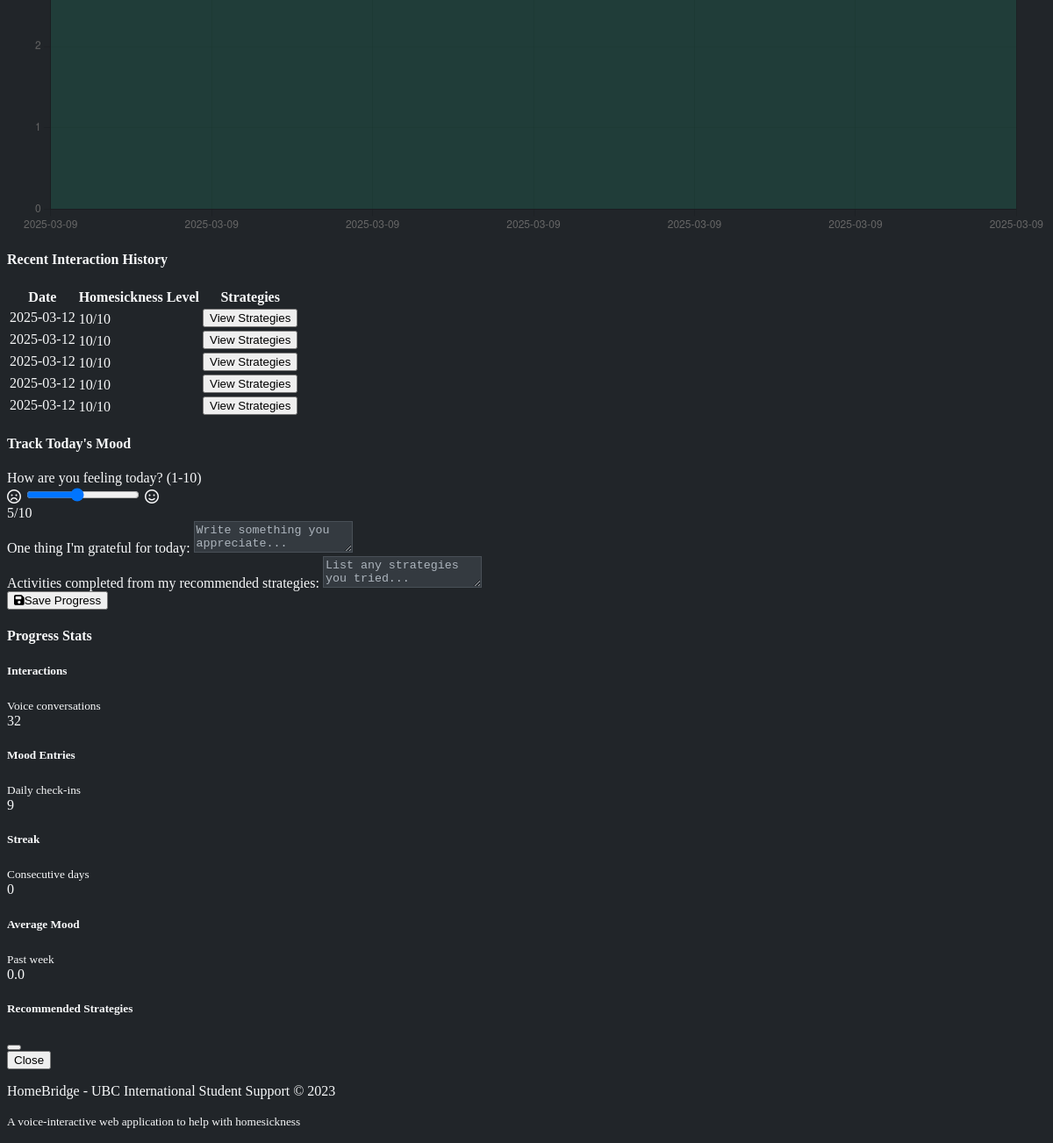
/progress (lower part), run on an earlier commit of the app's database.
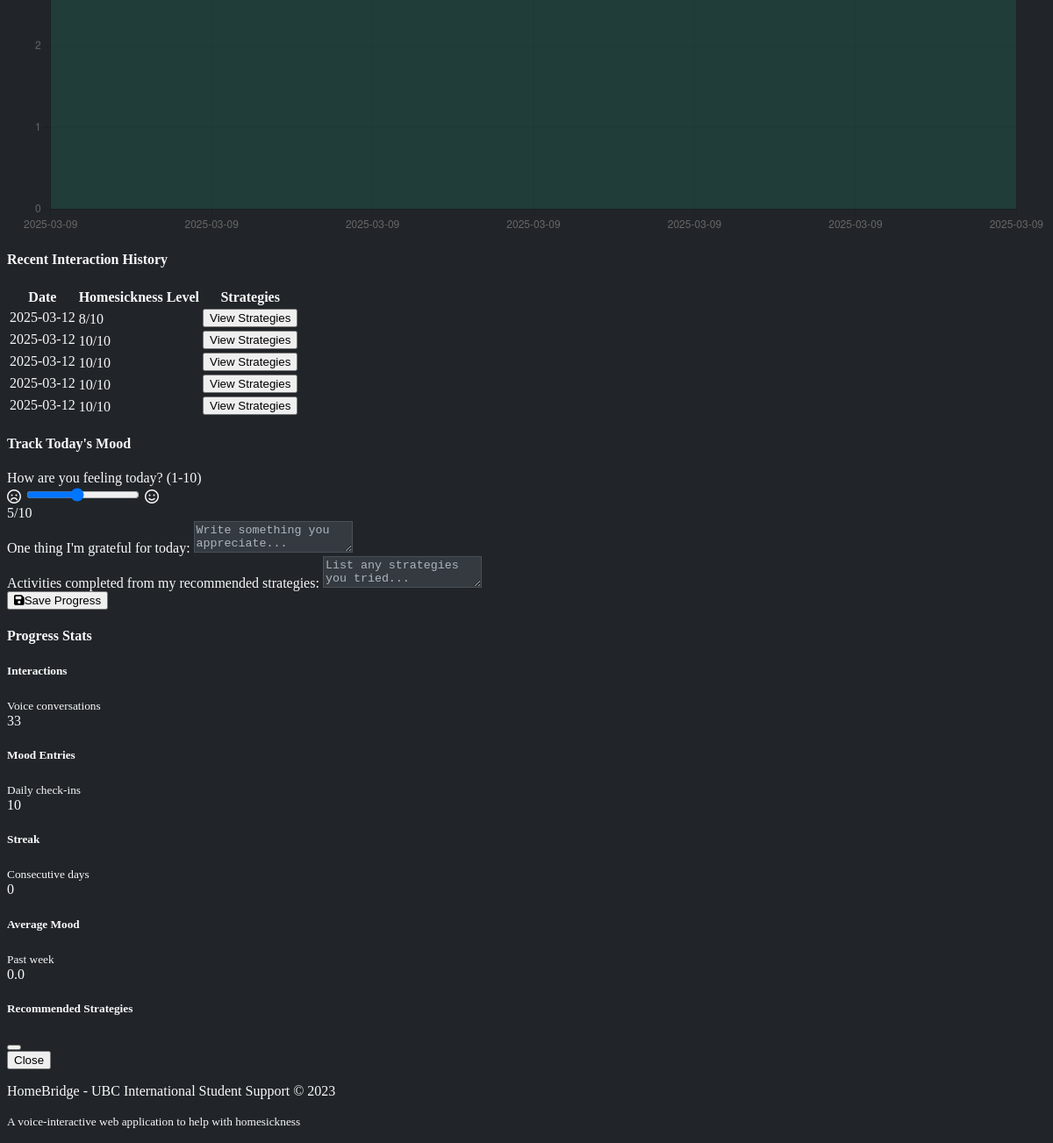
And on a later commit of the database.
### models.py (models this page shows)
class Interaction(db.Model):
    id = db.Column(db.Integer, primary_key=True)
    user_id = db.Column(db.Integer, db.ForeignKey('user.id'), nullable=False)
    transcript = db.Column(db.Text, nullable=False)
    sentiment_score = db.Column(db.Float)
    homesickness_level = db.Column(db.Integer)  # Scale 1-10
    recommended_strategies = db.Column(db.Text)
    timestamp = db.Column(db.DateTime, default=datetime.utcnow)

### routes.py (the view)
@app.route('/progress')
def progress():
    logs = ProgressLog.query.filter_by(user_id=DEMO_USER_ID).order_by(ProgressLog.timestamp.desc()).all()
    interactions = Interaction.query.filter_by(user_id=DEMO_USER_ID).order_by(Interaction.timestamp.desc()).all()
    dates = []
    mood_ratings = []
    homesickness_levels = []
    for log in logs:
        dates.append(log.timestamp.strftime('%Y-%m-%d'))
        mood_ratings.append(log.mood_rating)
    for interaction in interactions:
        if interaction.homesickness_level:
            dates.append(interaction.timestamp.strftime('%Y-%m-%d'))
            homesickness_levels.append(interaction.homesickness_level)
    return render_template('progress.html',
                           logs=logs,
                           interactions=interactions,
                           dates=json.dumps(dates),
                           mood_ratings=json.dumps(mood_ratings),
                           homesickness_levels=json.dumps(homesickness_levels))

### templates/progress.html (shortened to what this page needs)
{% extends 'layout.html' %}
{% block content %}
<div class="row mb-4">
    <div class="col-md-8">
        <div class="card bg-dark shadow mb-4">
            <div class="card-body">
                <canvas id="progressChart" height="250"></canvas>
            </div>
        </div>
        <div class="card bg-dark shadow">
            <div class="card-header">
                <h4 class="mb-0">Recent Interaction History</h4>
            </div>
            <div class="card-body">
                <div class="table-responsive">
                    <table class="table table-hover">
                        <thead>
                            <tr>
                                <th>Date</th>
                                <th>Homesickness Level</th>
                                <th>Strategies</th>
                            </tr>
                        </thead>
                        <tbody>
                            {% if interactions %}
                                {% for interaction in interactions[:5] %}
                                <tr>
                                    <td>{{ interaction.timestamp.strftime('%Y-%m-%d') }}</td>
                                    <td>
                                        {% if interaction.homesickness_level %}
                                            <div class="progress" style="height: 15px;">
                                                <div class="progress-bar bg-info" role="progressbar"
                                                     style="width: {{ interaction.homesickness_level * 10 }}%;"
                                                     aria-valuenow="{{ interaction.homesickness_level }}"
                                                     aria-valuemin="0"
                                                     aria-valuemax="10">{{ interaction.homesickness_level }}/10</div>
                                            </div>
                                        {% else %}
                                            <span class="text-muted">Not assessed</span>
                                        {% endif %}
                                    </td>
                                    <td>
                                        {% if interaction.recommended_strategies %}
                                            <button class="btn btn-sm btn-outline-info view-strategies-btn"
                                                    data-bs-toggle="modal"
                                                    data-bs-target="#strategiesModal"
                                                    data-strategies="{{ interaction.recommended_strategies }}">
                                                View Strategies
                                            </button>
                                        {% else %}
                                            <span class="text-muted">None</span>
                                        {% endif %}
                                    </td>
                                </tr>
                                {% endfor %}
                            {% else %}
                                <tr>
                                    <td colspan="3" class="text-center text-muted">No interaction history yet</td>
                                </tr>
                            {% endif %}
                        </tbody>
                    </table>
                </div>
            </div>
        </div>
    </div>
    <div class="col-md-4">
        <div class="card bg-dark shadow mb-4">
            <div class="card-header">
                <h4 class="mb-0">Track Today's Mood</h4>
            </div>
            <div class="card-body">
                <form action="{{ url_for('add_progress_log') }}" method="POST">
                    <div class="mb-3">
                        <label for="mood_rating" class="form-label">How are you feeling today? (1-10)</label>
                        <div class="d-flex align-items-center">
                            <span class="me-2"><i class="far fa-frown text-danger"></i></span>
                            <input type="range" class="form-range flex-grow-1" min="1" max="10" step="1" id="mood_rating" name="mood_rating" value="5">
                            <span class="ms-2"><i class="far fa-smile text-success"></i></span>
                        </div>
                        <div class="text-center mt-1">
                            <span id="mood_value">5</span>/10
                        </div>
                    </div>
                    <div class="mb-3">
                        <label for="gratitude_entry" class="form-label">One thing I'm grateful for today:</label>
                        <textarea class="form-control" id="gratitude_entry" name="gratitude_entry" rows="2" placeholder="Write something you appreciate..."></textarea>
                    </div>
                    <div class="mb-3">
                        <label for="activities_completed" class="form-label">Activities completed from my recommended strategies:</label>
                        <textarea class="form-control" id="activities_completed" name="activities_completed" rows="2" placeholder="List any strategies you tried..."></textarea>
                    </div>
                    <div class="d-grid">
                        <button type="submit" class="btn btn-info">
                            <i class="fas fa-save me-2"></i>Save Progress
                        </button>
                    </div>
                </form>
            </div>
        </div>
        <div class="card bg-dark shadow">
            <div class="card-header">
                <h4 class="mb-0">Progress Stats</h4>
            </div>
            <div class="card-body">
                <div class="stats-item d-flex justify-content-between align-items-center mb-3 p-3 rounded bg-dark-subtle">
                    <div>
                        <h5 class="mb-0">Interactions</h5>
                        <small class="text-muted">Voice conversations</small>
                    </div>
                    <span class="badge bg-info rounded-pill fs-5">{{ interactions|length if interactions else 0 }}</span>
                </div>
                <div class="stats-item d-flex justify-content-between align-items-center mb-3 p-3 rounded bg-dark-subtle">
                    <div>
                        <h5 class="mb-0">Mood Entries</h5>
                        <small class="text-muted">Daily check-ins</small>
                    </div>
                    <span class="badge bg-info rounded-pill fs-5">{{ logs|length if logs else 0 }}</span>
                </div>
                <div class="stats-item d-flex justify-content-between align-items-center mb-3 p-3 rounded bg-dark-subtle">
                    <div>
                        <h5 class="mb-0">Streak</h5>
                        <small class="text-muted">Consecutive days</small>
                    </div>
                    <span class="badge bg-info rounded-pill fs-5">{{ 0 }}</span>
                </div>
                <div class="stats-item d-flex justify-content-between align-items-center p-3 rounded bg-dark-subtle">
                    <div>
                        <h5 class="mb-0">Average Mood</h5>
                        <small class="text-muted">Past week</small>
                    </div>
                    <span class="badge bg-info rounded-pill fs-5">
                        {% if logs|length > 0 %}
                            {% set total = 0 %}
                            {% for log in logs[:7] %}
                                {% set total = total + log.mood_rating %}
                            {% endfor %}
                            {{ (total / logs[:7]|length)|round(1) }}
                        {% else %}
                            -
                        {% endif %}
                    </span>
                </div>
            </div>
        </div>
    </div>
</div>
<div class="modal fade" id="strategiesModal" tabindex="-1" aria-labelledby="strategiesModalLabel" aria-hidden="true">
    <div class="modal-dialog">
        <div class="modal-content">
            <div class="modal-header">
                <h5 class="modal-title" id="strategiesModalLabel">Recommended Strategies</h5>
                <button type="button" class="btn-close" data-bs-dismiss="modal" aria-label="Close"></button>
            </div>
            <div class="modal-footer">
                <button type="button" class="btn btn-secondary" data-bs-dismiss="modal">Close</button>
            </div>
        </div>
    </div>
</div>
{% endblock %}

### templates/layout.html (shortened to what this page needs)
<!DOCTYPE html>
<html lang="en" data-bs-theme="dark">
<head>
    <link rel="stylesheet" href="https://cdn.replit.com/agent/bootstrap-agent-dark-theme.min.css">
    <link rel="stylesheet" href="{{ url_for('static', filename='css/style.css') }}">
    <link rel="stylesheet" href="https://cdnjs.cloudflare.com/ajax/libs/font-awesome/6.4.0/css/all.min.css">
</head>
<body>
    <div class="container mb-5">
        {% block content %}{% endblock %}
    </div>
    <footer class="py-4 bg-dark mt-5">
        <div class="container text-center">
            <p class="text-muted mb-0">
                HomeBridge - UBC International Student Support &copy; 2023
            </p>
            <p class="text-muted mb-0">
                <small>A voice-interactive web application to help with homesickness</small>
            </p>
        </div>
    </footer>
</body>
</html>

### static/css/style.css (style rules this page uses)
:root { --transition-speed: 0.3s; }
body { transition: opacity 0.5s ease; background-color: #212529; color: #f8f9fa; }
.fade-in { opacity: 1; }
.stats-item { transition: transform var(--transition-speed) ease; }
input[type="text"], textarea { background-color: #343a40 !important; color: #f8f9fa !important; border: 1px solid #495057; }
::placeholder { color: #adb5bd !important; opacity: 1; }

What changed in the data, as far as the page shows it:
no longer on this page (row unchanged): Interaction: timestamp "2025-03-12", homesickness_level "10"
added Interaction: timestamp "2025-03-12", homesickness_level "8"
Also different on the page:
{{ interactions|length if interactions else 0 }}: "32" → "33"
{{ logs|length if logs else 0 }}: "9" → "10"
